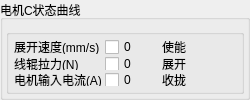
      <widget class="QGroupBox" name="CstateBox">
       <property name="sizePolicy">
        <sizepolicy hsizetype="Expanding" vsizetype="Expanding">
         <horstretch>0</horstretch>
         <verstretch>0</verstretch>
        </sizepolicy>
       </property>
       <property name="minimumSize">
        <size>
         <width>250</width>
         <height>0</height>
        </size>
       </property>
       <property name="maximumSize">
        <size>
         <width>16777215</width>
         <height>16777215</height>
        </size>
       </property>
       <property name="title">
        <string>电机C状态曲线</string>
       </property>
       <layout class="QGridLayout" name="gridLayout_4">
        <property name="leftMargin">
         <number>3</number>
        </property>
        <property name="topMargin">
         <number>3</number>
        </property>
        <property name="rightMargin">
         <number>3</number>
        </property>
        <property name="bottomMargin">
         <number>3</number>
        </property>
        <property name="spacing">
         <number>3</number>
        </property>
        <item row="1" column="0">
         <widget class="QGroupBox" name="groupBox_3">
          <property name="maximumSize">
           <size>
            <width>16777215</width>
            <height>65</height>
           </size>
          </property>
          <property name="title">
           <string/>
          </property>
          <layout class="QGridLayout" name="gridLayout_2">
           <property name="leftMargin">
            <number>5</number>
           </property>
           <property name="topMargin">
            <number>5</number>
           </property>
           <property name="rightMargin">
            <number>5</number>
           </property>
           <property name="bottomMargin">
            <number>5</number>
           </property>
           <property name="spacing">
            <number>3</number>
           </property>
           <item row="0" column="1">
            <widget class="QCheckBox" name="CVelocitycheckBox">
             <property name="text">
              <string>0</string>
             </property>
            </widget>
           </item>
           <item row="0" column="2">
            <widget class="QLabel" name="label_9">
             <property name="minimumSize">
              <size>
               <width>15</width>
               <height>0</height>
              </size>
             </property>
             <property name="text">
              <string>使能</string>
             </property>
            </widget>
           </item>
           <item row="0" column="0">
            <widget class="QLabel" name="label_13">
             <property name="minimumSize">
              <size>
               <width>15</width>
               <height>0</height>
              </size>
             </property>
             <property name="text">
              <string>展开速度(mm/s)</string>
             </property>
            </widget>
           </item>
           <item row="2" column="0">
            <widget class="QLabel" name="label_15">
             <property name="minimumSize">
              <size>
               <width>15</width>
               <height>0</height>
              </size>
             </property>
             <property name="text">
              <string>电机输入电流(A)</string>
             </property>
            </widget>
           </item>
           <item row="2" column="1">
            <widget class="QCheckBox" name="CCurrentcheckBox">
             <property name="text">
              <string>0</string>
             </property>
            </widget>
           </item>
           <item row="1" column="1">
            <widget class="QCheckBox" name="CTorquecheckBox">
             <property name="text">
              <string>0</string>
             </property>
            </widget>
           </item>
           <item row="0" column="3">
            <widget class="QToolButton" name="CEnableButton">
             <property name="minimumSize">
              <size>
               <width>15</width>
               <height>15</height>
              </size>
             </property>
             <property name="text">
              <string/>
             </property>
             <property name="icon">
              <iconset resource="../Image/image.qrc">
               <normaloff>:/red.png</normaloff>:/red.png</iconset>
             </property>
             <property name="iconSize">
              <size>
               <width>10</width>
               <height>10</height>
              </size>
             </property>
             <property name="autoRaise">
              <bool>true</bool>
             </property>
            </widget>
           </item>
           <item row="1" column="2">
            <widget class="QLabel" name="label_12">
             <property name="minimumSize">
              <size>
               <width>15</width>
               <height>0</height>
              </size>
             </property>
             <property name="text">
              <string>展开</string>
             </property>
            </widget>
           </item>
           <item row="1" column="3">
            <widget class="QToolButton" name="CGatheredButton">
             <property name="minimumSize">
              <size>
               <width>15</width>
               <height>15</height>
              </size>
             </property>
             <property name="text">
              <string/>
             </property>
             <property name="icon">
              <iconset resource="../Image/image.qrc">
               <normaloff>:/red.png</normaloff>:/red.png</iconset>
             </property>
             <property name="iconSize">
              <size>
               <width>10</width>
               <height>10</height>
              </size>
             </property>
             <property name="autoRaise">
              <bool>true</bool>
             </property>
            </widget>
           </item>
           <item row="2" column="2">
            <widget class="QLabel" name="label_11">
             <property name="minimumSize">
              <size>
               <width>15</width>
               <height>0</height>
              </size>
             </property>
             <property name="text">
              <string>收拢</string>
             </property>
            </widget>
           </item>
           <item row="2" column="3">
            <widget class="QToolButton" name="CExtensionButton">
             <property name="minimumSize">
              <size>
               <width>15</width>
               <height>15</height>
              </size>
             </property>
             <property name="text">
              <string/>
             </property>
             <property name="icon">
              <iconset resource="../Image/image.qrc">
               <normaloff>:/red.png</normaloff>:/red.png</iconset>
             </property>
             <property name="iconSize">
              <size>
               <width>10</width>
               <height>10</height>
              </size>
             </property>
             <property name="autoRaise">
              <bool>true</bool>
             </property>
            </widget>
           </item>
           <item row="1" column="0">
            <widget class="QLabel" name="label_14">
             <property name="text">
              <string>线辊拉力(N)</string>
             </property>
            </widget>
           </item>
          </layout>
         </widget>
        </item>
        <item row="0" column="0">
         <widget class="QtCharts::QChartView" name="MotorCParameterGraphChartView" native="true">
          <property name="sizePolicy">
           <sizepolicy hsizetype="Preferred" vsizetype="Preferred">
            <horstretch>0</horstretch>
            <verstretch>0</verstretch>
           </sizepolicy>
          </property>
          <property name="minimumSize">
           <size>
            <width>0</width>
            <height>0</height>
           </size>
          </property>
          <property name="font">
           <font>
            <pointsize>5</pointsize>
           </font>
          </property>
         </widget>
        </item>
       </layout>
      </widget>
